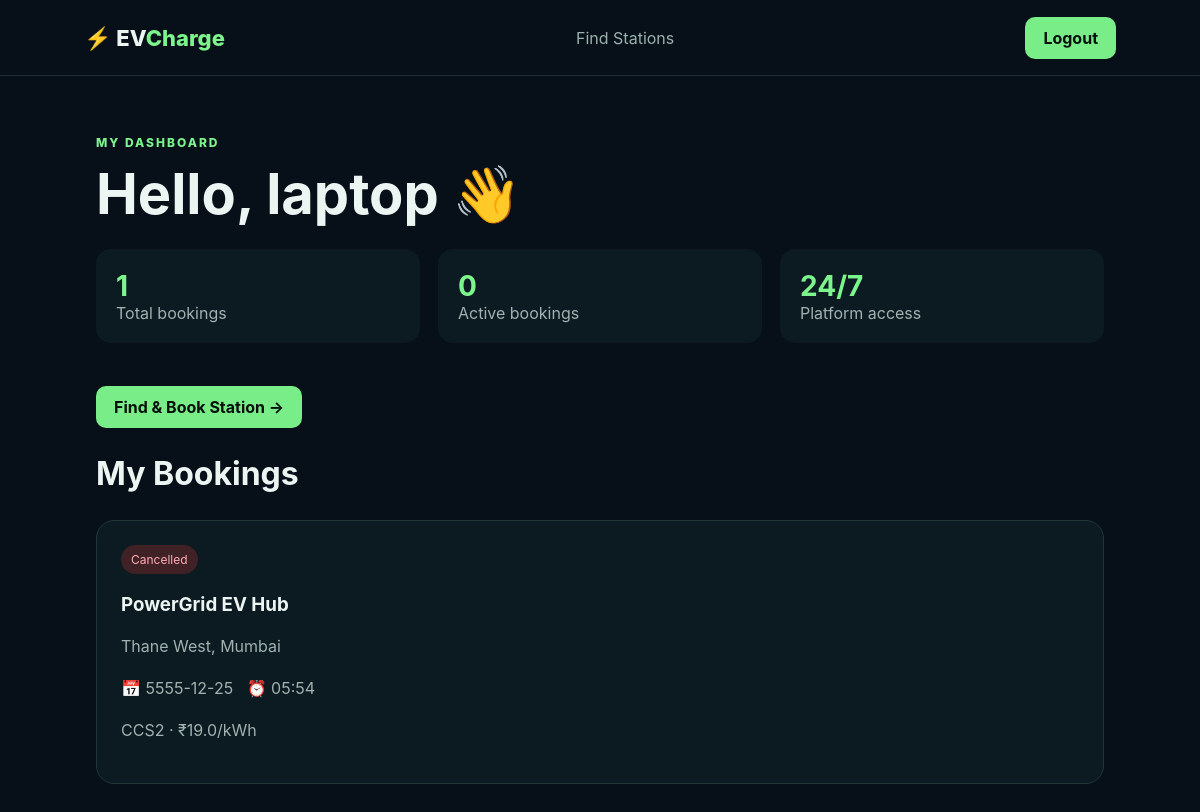
/dashboard (signed in), run on the app's committed database.
### tables this page shows
CREATE TABLE bookings (
        id INTEGER PRIMARY KEY AUTOINCREMENT, user_id INTEGER NOT NULL,
        station_id INTEGER NOT NULL, booking_date TEXT NOT NULL,
        booking_time TEXT NOT NULL, status TEXT NOT NULL DEFAULT 'Confirmed',
        created_at TIMESTAMP DEFAULT CURRENT_TIMESTAMP,
        FOREIGN KEY(user_id) REFERENCES users(id),
        FOREIGN KEY(station_id) REFERENCES stations(id));

CREATE TABLE stations (
        id INTEGER PRIMARY KEY AUTOINCREMENT, name TEXT NOT NULL,
        location TEXT NOT NULL, charger_type TEXT NOT NULL,
        speed INTEGER NOT NULL, price REAL NOT NULL,
        available_slots INTEGER NOT NULL, status TEXT NOT NULL);

### app.py (the view)
@app.route("/dashboard")
@login_required
def dashboard():
    conn=get_db()
    bookings=conn.execute("""SELECT b.*,s.name station_name,s.location,s.charger_type,s.price
        FROM bookings b JOIN stations s ON b.station_id=s.id
        WHERE b.user_id=? ORDER BY b.id DESC""",(session["user"]["id"],)).fetchall()
    conn.close()
    return render_template("dashboard.html", user=session["user"], bookings=bookings)

### app.py (called while the page is built)
def get_db():
    conn = sqlite3.connect(DB)
    conn.row_factory = sqlite3.Row
    return conn

def login_required(f):
    @wraps(f)
    def wrapper(*args, **kwargs):
        if "user" not in session:
            return redirect(url_for("login"))
        return f(*args, **kwargs)
    return wrapper

### templates/dashboard.html (shortened to what this page needs)
<!doctype html>
<html><head><meta charset="utf-8"><meta name="viewport" content="width=device-width,initial-scale=1">
<title>Dashboard | EVCharge</title><link rel="stylesheet" href="{{ url_for('static',filename='style.css') }}"></head>
<body><header><a class="brand" href="{{ url_for('home') }}">⚡ EV<span>Charge</span></a>
<nav><a href="{{ url_for('stations') }}">Find Stations</a>{% if user.role=="admin" %}<a href="{{ url_for('admin') }}">Admin</a>{% endif %}</nav>
<a class="primary" href="{{ url_for('logout') }}">Logout</a></header>
<main class="section"><span class="eyebrow">MY DASHBOARD</span><h1>Hello, {{ user.name }} 👋</h1>
<div class="stats"><div><b>{{ bookings|length }}</b><span>Total bookings</span></div><div><b>{{ bookings|selectattr('status','equalto','Confirmed')|list|length }}</b><span>Active bookings</span></div><div><b>24/7</b><span>Platform access</span></div></div>
<a class="primary big" href="{{ url_for('stations') }}">Find & Book Station →</a>
<h2>My Bookings</h2>{% with messages=get_flashed_messages() %}{% if messages %}<div class="flash">{{ messages[0] }}</div>{% endif %}{% endwith %}
<div class="cards">{% for b in bookings %}<div class="card">
<span class="pill {% if b.status=='Cancelled' %}cancelled{% endif %}">{{ b.status }}</span><h3>{{ b.station_name }}</h3><p>{{ b.location }}</p>
<p>📅 {{ b.booking_date }} &nbsp; ⏰ {{ b.booking_time }}</p><p>{{ b.charger_type }} · ₹{{ b.price }}/kWh</p>
</div>{% else %}<div class="card"><h3>No bookings yet</h3><p>Find a station and reserve your first charging slot.</p></div>{% endfor %}</div>
</main></body></html>

### static/style.css (style rules this page uses)
* { box-sizing:border-box }
body { margin:0;background:#071018;color:#edf5f2;font-family:Inter,Arial,sans-serif }
a { text-decoration:none;color:inherit }
header { height:76px;padding:0 7%;display:flex;align-items:center;justify-content:space-between;border-bottom:1px solid #19302d;gap:20px }
.brand { font-size:22px;font-weight:800 }
.brand span { color:#7df58d }
nav { display:flex;gap:26px;color:#9bb1ae }
.primary,.ghost { display:inline-block;padding:11px 18px;border-radius:10px;font-weight:700 }
.primary { background:#78ed88;color:#06100c }
h1 { font-size:56px;line-height:1.05;margin:14px 0 }
p { color:#9fb3b0;line-height:1.6 }
.eyebrow { color:#7df58d;font-size:12px;font-weight:800;letter-spacing:2px }
.big { margin-top:18px }
.section { padding:55px 8% }
.section h2 { font-size:32px }
.cards { display:grid;grid-template-columns:repeat(auto-fit,minmax(240px,1fr));gap:20px;margin-top:25px }
.card,.panel { background:#0c1a21;border:1px solid #1e3835;border-radius:18px;padding:24px }
.pill { display:inline-block;padding:7px 10px;border-radius:20px;background:#16352b;color:#7df58d;font-size:12px }
.stats { display:grid;grid-template-columns:repeat(3,1fr);gap:18px;margin:25px 0 }
.stats div { background:#0c1a21;padding:20px;border-radius:15px }
.stats b { display:block;font-size:28px;color:#7df58d }
.stats span { color:#9fb3b0 }
.pill.cancelled { background:#402126;color:#ffadb4 }

### data on the page
bookings: status "Cancelled", station_name "PowerGrid EV Hub", location "Thane West, Mumbai", booking_date "5555-12-25", booking_time "05:54", charger_type "CCS2", price "19.0"

### other printed values
{{ user.name }} "laptop"
{{ bookings|length }} "1"
{{ bookings|selectattr('status','equalto','Confirmed')|list|length }} "0"
